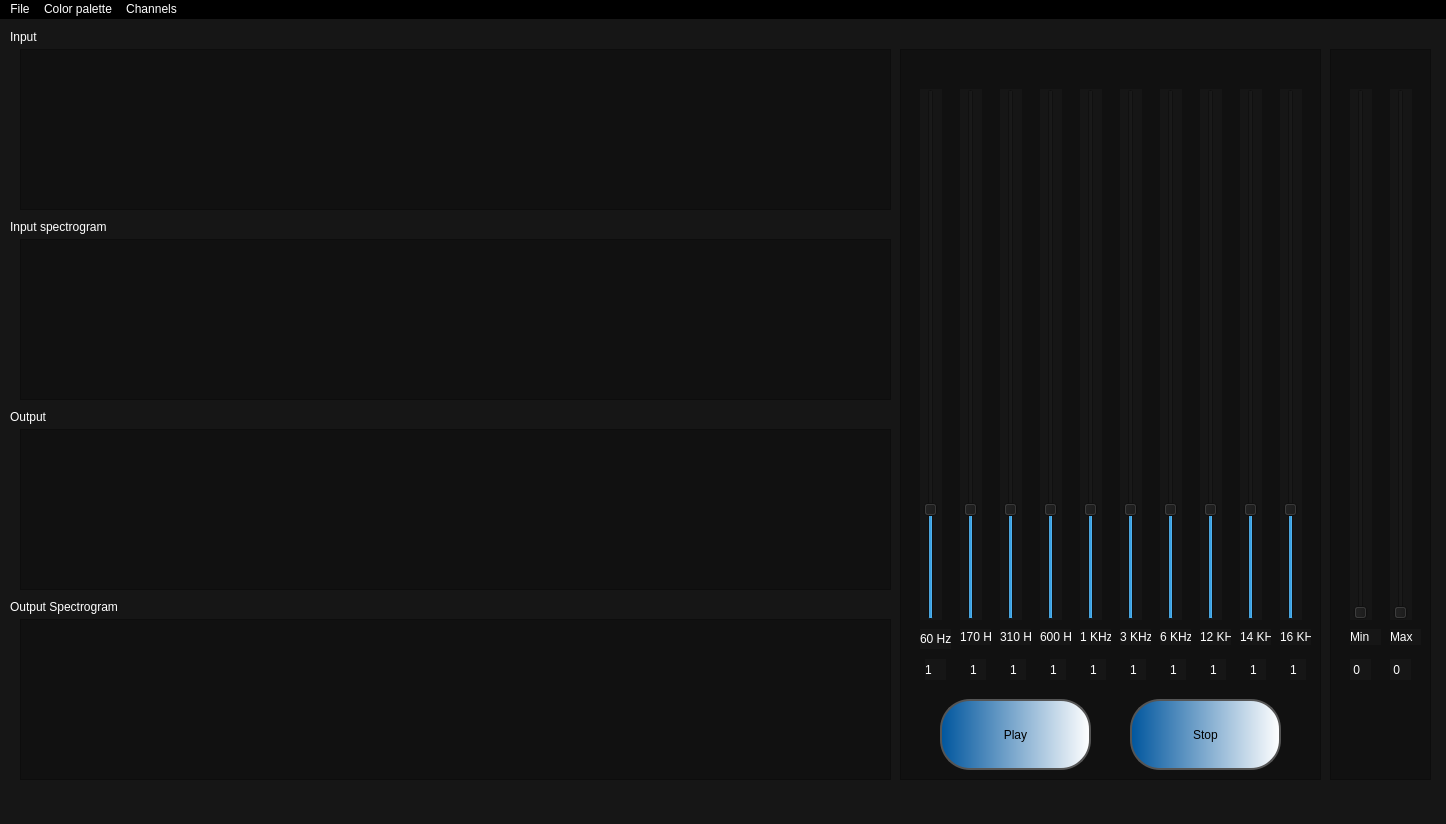
<?xml version="1.0" encoding="UTF-8"?>
<ui version="4.0">
 <class>MainWindow</class>
 <widget class="QMainWindow" name="MainWindow">
  <property name="geometry">
   <rect>
    <x>0</x>
    <y>0</y>
    <width>1446</width>
    <height>824</height>
   </rect>
  </property>
  <property name="mouseTracking">
   <bool>true</bool>
  </property>
  <property name="windowTitle">
   <string>Equalizer</string>
  </property>
  <property name="accessibleName">
   <string/>
  </property>
  <property name="autoFillBackground">
   <bool>false</bool>
  </property>
  <property name="styleSheet">
   <string notr="true">background-color: rgb(22, 22, 22);
color: rgb(255, 255, 255);
</string>
  </property>
  <property name="unifiedTitleAndToolBarOnMac">
   <bool>false</bool>
  </property>
  <widget class="QWidget" name="centralwidget">
   <widget class="PlotWidget" name="InputSignal">
    <property name="geometry">
     <rect>
      <x>20</x>
      <y>30</y>
      <width>871</width>
      <height>161</height>
     </rect>
    </property>
    <property name="styleSheet">
     <string notr="true">background-color: rgb(17, 17, 17);</string>
    </property>
   </widget>
   <widget class="PlotWidget" name="InputSpectro">
    <property name="geometry">
     <rect>
      <x>20</x>
      <y>220</y>
      <width>871</width>
      <height>161</height>
     </rect>
    </property>
    <property name="styleSheet">
     <string notr="true">background-color: rgb(17, 17, 17);</string>
    </property>
   </widget>
   <widget class="PlotWidget" name="OutputSignal">
    <property name="geometry">
     <rect>
      <x>20</x>
      <y>410</y>
      <width>871</width>
      <height>161</height>
     </rect>
    </property>
    <property name="styleSheet">
     <string notr="true">background-color: rgb(17, 17, 17);</string>
    </property>
   </widget>
   <widget class="PlotWidget" name="OutputSpectro">
    <property name="geometry">
     <rect>
      <x>20</x>
      <y>600</y>
      <width>871</width>
      <height>161</height>
     </rect>
    </property>
    <property name="styleSheet">
     <string notr="true">background-color: rgb(17, 17, 17);</string>
    </property>
   </widget>
   <widget class="QLabel" name="input_label">
    <property name="geometry">
     <rect>
      <x>10</x>
      <y>10</y>
      <width>81</width>
      <height>16</height>
     </rect>
    </property>
    <property name="styleSheet">
     <string notr="true">color: rgb(255, 255, 255);</string>
    </property>
    <property name="text">
     <string>Input</string>
    </property>
   </widget>
   <widget class="QLabel" name="output_label">
    <property name="geometry">
     <rect>
      <x>10</x>
      <y>390</y>
      <width>81</width>
      <height>16</height>
     </rect>
    </property>
    <property name="styleSheet">
     <string notr="true">color: rgb(255, 255, 255);</string>
    </property>
    <property name="text">
     <string>Output</string>
    </property>
   </widget>
   <widget class="QLabel" name="label_3">
    <property name="geometry">
     <rect>
      <x>10</x>
      <y>200</y>
      <width>111</width>
      <height>16</height>
     </rect>
    </property>
    <property name="text">
     <string>Input spectrogram</string>
    </property>
   </widget>
   <widget class="QLabel" name="label_4">
    <property name="geometry">
     <rect>
      <x>10</x>
      <y>580</y>
      <width>121</width>
      <height>16</height>
     </rect>
    </property>
    <property name="text">
     <string>Output Spectrogram</string>
    </property>
   </widget>
   <widget class="QColumnView" name="Equalizer_Sliders">
    <property name="geometry">
     <rect>
      <x>900</x>
      <y>30</y>
      <width>421</width>
      <height>731</height>
     </rect>
    </property>
    <property name="styleSheet">
     <string notr="true">border-color: rgb(22, 22, 22);
alternate-background-color: rgb(24, 24, 24);
gridline-color: rgb(0, 0, 0);
border-bottom-color: rgb(22, 22, 22);
background-color: rgb(17, 17, 17);</string>
    </property>
   </widget>
   <widget class="QLabel" name="label_11">
    <property name="geometry">
     <rect>
      <x>1160</x>
      <y>610</y>
      <width>31</width>
      <height>16</height>
     </rect>
    </property>
    <property name="styleSheet">
     <string notr="true">font: 6pt &quot;MS Shell Dlg 2&quot;;</string>
    </property>
    <property name="text">
     <string>6 KHz</string>
    </property>
   </widget>
   <widget class="QLabel" name="label_25">
    <property name="geometry">
     <rect>
      <x>1250</x>
      <y>640</y>
      <width>16</width>
      <height>21</height>
     </rect>
    </property>
    <property name="text">
     <string>1</string>
    </property>
   </widget>
   <widget class="QLabel" name="label_15">
    <property name="geometry">
     <rect>
      <x>925</x>
      <y>640</y>
      <width>21</width>
      <height>21</height>
     </rect>
    </property>
    <property name="text">
     <string>1</string>
    </property>
   </widget>
   <widget class="QLabel" name="label_26">
    <property name="geometry">
     <rect>
      <x>1290</x>
      <y>640</y>
      <width>16</width>
      <height>21</height>
     </rect>
    </property>
    <property name="text">
     <string>1</string>
    </property>
   </widget>
   <widget class="QLabel" name="label_18">
    <property name="geometry">
     <rect>
      <x>1050</x>
      <y>640</y>
      <width>16</width>
      <height>21</height>
     </rect>
    </property>
    <property name="text">
     <string>1</string>
    </property>
   </widget>
   <widget class="QPushButton" name="Stop_Button">
    <property name="enabled">
     <bool>true</bool>
    </property>
    <property name="geometry">
     <rect>
      <x>1130</x>
      <y>680</y>
      <width>151</width>
      <height>71</height>
     </rect>
    </property>
    <property name="styleSheet">
     <string notr="true">background-color: qlineargradient(spread:pad, x1:0, y1:0, x2:1, y2:0, stop:0 rgba(0, 86, 158, 255), stop:1 rgba(255, 255, 255, 255));
color: rgb(0, 0, 0);
font: 63 14pt &quot;Yu Gothic UI Semibold&quot;;
border: 2px solid #555;
border-radius: 30px;
</string>
    </property>
    <property name="text">
     <string>Stop</string>
    </property>
    <property name="shortcut">
     <string>Alt+S</string>
    </property>
   </widget>
   <widget class="QLabel" name="label_23">
    <property name="geometry">
     <rect>
      <x>1210</x>
      <y>640</y>
      <width>16</width>
      <height>21</height>
     </rect>
    </property>
    <property name="text">
     <string>1</string>
    </property>
   </widget>
   <widget class="QSlider" name="Slider_4">
    <property name="geometry">
     <rect>
      <x>1040</x>
      <y>70</y>
      <width>22</width>
      <height>531</height>
     </rect>
    </property>
    <property name="maximum">
     <number>5</number>
    </property>
    <property name="value">
     <number>1</number>
    </property>
    <property name="orientation">
     <enum>Qt::Vertical</enum>
    </property>
   </widget>
   <widget class="QLabel" name="label_12">
    <property name="geometry">
     <rect>
      <x>1200</x>
      <y>610</y>
      <width>31</width>
      <height>16</height>
     </rect>
    </property>
    <property name="styleSheet">
     <string notr="true">font: 6pt &quot;MS Shell Dlg 2&quot;;</string>
    </property>
    <property name="text">
     <string>12 KHz</string>
    </property>
   </widget>
   <widget class="QLabel" name="label_20">
    <property name="geometry">
     <rect>
      <x>1130</x>
      <y>640</y>
      <width>16</width>
      <height>21</height>
     </rect>
    </property>
    <property name="text">
     <string>1</string>
    </property>
   </widget>
   <widget class="QLabel" name="label_10">
    <property name="geometry">
     <rect>
      <x>1120</x>
      <y>610</y>
      <width>31</width>
      <height>16</height>
     </rect>
    </property>
    <property name="styleSheet">
     <string notr="true">font: 6pt &quot;MS Shell Dlg 2&quot;;</string>
    </property>
    <property name="text">
     <string>3 KHz</string>
    </property>
   </widget>
   <widget class="QPushButton" name="Play_Button">
    <property name="enabled">
     <bool>true</bool>
    </property>
    <property name="geometry">
     <rect>
      <x>940</x>
      <y>680</y>
      <width>151</width>
      <height>71</height>
     </rect>
    </property>
    <property name="styleSheet">
     <string notr="true">background-color: qlineargradient(spread:pad, x1:0, y1:0, x2:1, y2:0, stop:0 rgba(0, 86, 158, 255), stop:1 rgba(255, 255, 255, 255));
color: rgb(0, 0, 0);
font: 63 14pt &quot;Yu Gothic UI Semibold&quot;;
border: 2px solid #555;
border-radius: 30px;</string>
    </property>
    <property name="text">
     <string>Play</string>
    </property>
    <property name="shortcut">
     <string>Alt+P</string>
    </property>
   </widget>
   <widget class="QLabel" name="label_14">
    <property name="geometry">
     <rect>
      <x>1280</x>
      <y>610</y>
      <width>31</width>
      <height>16</height>
     </rect>
    </property>
    <property name="styleSheet">
     <string notr="true">font: 6pt &quot;MS Shell Dlg 2&quot;;</string>
    </property>
    <property name="text">
     <string>16 KHz</string>
    </property>
   </widget>
   <widget class="QLabel" name="label_6">
    <property name="geometry">
     <rect>
      <x>960</x>
      <y>610</y>
      <width>31</width>
      <height>16</height>
     </rect>
    </property>
    <property name="styleSheet">
     <string notr="true">font: 6pt &quot;MS Shell Dlg 2&quot;;</string>
    </property>
    <property name="text">
     <string>170 Hz</string>
    </property>
   </widget>
   <widget class="QSlider" name="Slider_1">
    <property name="geometry">
     <rect>
      <x>920</x>
      <y>70</y>
      <width>22</width>
      <height>531</height>
     </rect>
    </property>
    <property name="maximum">
     <number>5</number>
    </property>
    <property name="value">
     <number>1</number>
    </property>
    <property name="orientation">
     <enum>Qt::Vertical</enum>
    </property>
    <property name="tickInterval">
     <number>0</number>
    </property>
   </widget>
   <widget class="QLabel" name="label_5">
    <property name="geometry">
     <rect>
      <x>920</x>
      <y>610</y>
      <width>31</width>
      <height>20</height>
     </rect>
    </property>
    <property name="styleSheet">
     <string notr="true">
font: 6pt &quot;MS Shell Dlg 2&quot;;</string>
    </property>
    <property name="text">
     <string>60 Hz</string>
    </property>
   </widget>
   <widget class="QLabel" name="label_9">
    <property name="geometry">
     <rect>
      <x>1080</x>
      <y>610</y>
      <width>31</width>
      <height>16</height>
     </rect>
    </property>
    <property name="styleSheet">
     <string notr="true">font: 6pt &quot;MS Shell Dlg 2&quot;;</string>
    </property>
    <property name="text">
     <string>1 KHz</string>
    </property>
   </widget>
   <widget class="QSlider" name="Slider_7">
    <property name="geometry">
     <rect>
      <x>1160</x>
      <y>70</y>
      <width>22</width>
      <height>531</height>
     </rect>
    </property>
    <property name="maximum">
     <number>5</number>
    </property>
    <property name="value">
     <number>1</number>
    </property>
    <property name="orientation">
     <enum>Qt::Vertical</enum>
    </property>
   </widget>
   <widget class="QSlider" name="Slider_9">
    <property name="geometry">
     <rect>
      <x>1240</x>
      <y>70</y>
      <width>22</width>
      <height>531</height>
     </rect>
    </property>
    <property name="maximum">
     <number>5</number>
    </property>
    <property name="value">
     <number>1</number>
    </property>
    <property name="orientation">
     <enum>Qt::Vertical</enum>
    </property>
   </widget>
   <widget class="QSlider" name="Slider_2">
    <property name="geometry">
     <rect>
      <x>960</x>
      <y>70</y>
      <width>22</width>
      <height>531</height>
     </rect>
    </property>
    <property name="maximum">
     <number>5</number>
    </property>
    <property name="value">
     <number>1</number>
    </property>
    <property name="orientation">
     <enum>Qt::Vertical</enum>
    </property>
   </widget>
   <widget class="QSlider" name="Slider_6">
    <property name="geometry">
     <rect>
      <x>1120</x>
      <y>70</y>
      <width>22</width>
      <height>531</height>
     </rect>
    </property>
    <property name="maximum">
     <number>5</number>
    </property>
    <property name="value">
     <number>1</number>
    </property>
    <property name="orientation">
     <enum>Qt::Vertical</enum>
    </property>
   </widget>
   <widget class="QSlider" name="Slider_10">
    <property name="geometry">
     <rect>
      <x>1280</x>
      <y>70</y>
      <width>22</width>
      <height>531</height>
     </rect>
    </property>
    <property name="maximum">
     <number>5</number>
    </property>
    <property name="value">
     <number>1</number>
    </property>
    <property name="orientation">
     <enum>Qt::Vertical</enum>
    </property>
   </widget>
   <widget class="QLabel" name="label_8">
    <property name="geometry">
     <rect>
      <x>1040</x>
      <y>610</y>
      <width>31</width>
      <height>16</height>
     </rect>
    </property>
    <property name="styleSheet">
     <string notr="true">font: 6pt &quot;MS Shell Dlg 2&quot;;</string>
    </property>
    <property name="text">
     <string>600 Hz</string>
    </property>
   </widget>
   <widget class="QSlider" name="Slider_8">
    <property name="geometry">
     <rect>
      <x>1200</x>
      <y>70</y>
      <width>22</width>
      <height>531</height>
     </rect>
    </property>
    <property name="maximum">
     <number>5</number>
    </property>
    <property name="value">
     <number>1</number>
    </property>
    <property name="orientation">
     <enum>Qt::Vertical</enum>
    </property>
   </widget>
   <widget class="QLabel" name="label_16">
    <property name="geometry">
     <rect>
      <x>970</x>
      <y>640</y>
      <width>16</width>
      <height>21</height>
     </rect>
    </property>
    <property name="text">
     <string>1</string>
    </property>
   </widget>
   <widget class="QLabel" name="label_19">
    <property name="geometry">
     <rect>
      <x>1090</x>
      <y>640</y>
      <width>16</width>
      <height>21</height>
     </rect>
    </property>
    <property name="text">
     <string>1</string>
    </property>
   </widget>
   <widget class="QLabel" name="label_13">
    <property name="geometry">
     <rect>
      <x>1240</x>
      <y>610</y>
      <width>31</width>
      <height>16</height>
     </rect>
    </property>
    <property name="styleSheet">
     <string notr="true">font: 6pt &quot;MS Shell Dlg 2&quot;;</string>
    </property>
    <property name="text">
     <string>14 KHz</string>
    </property>
   </widget>
   <widget class="QLabel" name="label_7">
    <property name="geometry">
     <rect>
      <x>1000</x>
      <y>610</y>
      <width>31</width>
      <height>16</height>
     </rect>
    </property>
    <property name="styleSheet">
     <string notr="true">font: 6pt &quot;MS Shell Dlg 2&quot;;
color: rgb(255, 255, 255);</string>
    </property>
    <property name="text">
     <string>310 Hz</string>
    </property>
   </widget>
   <widget class="QSlider" name="Slider_5">
    <property name="geometry">
     <rect>
      <x>1080</x>
      <y>70</y>
      <width>22</width>
      <height>531</height>
     </rect>
    </property>
    <property name="maximum">
     <number>5</number>
    </property>
    <property name="value">
     <number>1</number>
    </property>
    <property name="orientation">
     <enum>Qt::Vertical</enum>
    </property>
   </widget>
   <widget class="QLabel" name="label_17">
    <property name="geometry">
     <rect>
      <x>1010</x>
      <y>640</y>
      <width>16</width>
      <height>21</height>
     </rect>
    </property>
    <property name="text">
     <string>1</string>
    </property>
   </widget>
   <widget class="QSlider" name="Slider_3">
    <property name="geometry">
     <rect>
      <x>1000</x>
      <y>70</y>
      <width>22</width>
      <height>531</height>
     </rect>
    </property>
    <property name="styleSheet">
     <string notr="true">color: qlineargradient(spread:pad, x1:0, y1:0, x2:1, y2:0, stop:0 rgba(0, 86, 158, 255), stop:1 rgba(255, 255, 255, 255));</string>
    </property>
    <property name="maximum">
     <number>5</number>
    </property>
    <property name="value">
     <number>1</number>
    </property>
    <property name="orientation">
     <enum>Qt::Vertical</enum>
    </property>
   </widget>
   <widget class="QLabel" name="label_22">
    <property name="geometry">
     <rect>
      <x>1170</x>
      <y>640</y>
      <width>16</width>
      <height>21</height>
     </rect>
    </property>
    <property name="text">
     <string>1</string>
    </property>
   </widget>
   <widget class="QColumnView" name="Specgram_Sliders">
    <property name="geometry">
     <rect>
      <x>1330</x>
      <y>30</y>
      <width>101</width>
      <height>731</height>
     </rect>
    </property>
    <property name="styleSheet">
     <string notr="true">background-color: rgb(17, 17, 17);</string>
    </property>
   </widget>
   <widget class="QSlider" name="Slider_11">
    <property name="geometry">
     <rect>
      <x>1350</x>
      <y>70</y>
      <width>22</width>
      <height>531</height>
     </rect>
    </property>
    <property name="maximum">
     <number>5</number>
    </property>
    <property name="value">
     <number>0</number>
    </property>
    <property name="orientation">
     <enum>Qt::Vertical</enum>
    </property>
   </widget>
   <widget class="QLabel" name="label_24">
    <property name="geometry">
     <rect>
      <x>1390</x>
      <y>610</y>
      <width>31</width>
      <height>16</height>
     </rect>
    </property>
    <property name="styleSheet">
     <string notr="true">font: 6pt &quot;MS Shell Dlg 2&quot;;</string>
    </property>
    <property name="text">
     <string>Max</string>
    </property>
   </widget>
   <widget class="QSlider" name="Slider_12">
    <property name="geometry">
     <rect>
      <x>1390</x>
      <y>70</y>
      <width>22</width>
      <height>531</height>
     </rect>
    </property>
    <property name="maximum">
     <number>5</number>
    </property>
    <property name="value">
     <number>0</number>
    </property>
    <property name="orientation">
     <enum>Qt::Vertical</enum>
    </property>
   </widget>
   <widget class="QLabel" name="label_21">
    <property name="geometry">
     <rect>
      <x>1350</x>
      <y>610</y>
      <width>31</width>
      <height>16</height>
     </rect>
    </property>
    <property name="styleSheet">
     <string notr="true">font: 6pt &quot;MS Shell Dlg 2&quot;;</string>
    </property>
    <property name="text">
     <string>Min</string>
    </property>
   </widget>
   <widget class="QLabel" name="label_27">
    <property name="geometry">
     <rect>
      <x>1350</x>
      <y>640</y>
      <width>21</width>
      <height>21</height>
     </rect>
    </property>
    <property name="text">
     <string> 0</string>
    </property>
   </widget>
   <widget class="QLabel" name="label_28">
    <property name="geometry">
     <rect>
      <x>1390</x>
      <y>640</y>
      <width>21</width>
      <height>21</height>
     </rect>
    </property>
    <property name="text">
     <string> 0</string>
    </property>
   </widget>
  </widget>
  <widget class="QMenuBar" name="menubar">
   <property name="geometry">
    <rect>
     <x>0</x>
     <y>0</y>
     <width>1446</width>
     <height>22</height>
    </rect>
   </property>
   <property name="styleSheet">
    <string notr="true">background-color: rgb(0, 0, 0);
alternate-background-color: rgb(74, 74, 74);</string>
   </property>
   <widget class="QMenu" name="menufile">
    <property name="styleSheet">
     <string notr="true">color: rgb(255, 255, 255);
background-color: rgb(80, 80, 80);</string>
    </property>
    <property name="title">
     <string>File</string>
    </property>
    <addaction name="actionOpen"/>
    <addaction name="actionOpen_2"/>
    <addaction name="actionSave"/>
    <addaction name="actionClose"/>
   </widget>
   <widget class="QMenu" name="menuColor_palette">
    <property name="styleSheet">
     <string notr="true">color: rgb(255, 255, 255);
background-color: rgb(80, 80, 80);</string>
    </property>
    <property name="title">
     <string>Color palette</string>
    </property>
    <addaction name="Palette_1"/>
    <addaction name="Palette_2"/>
    <addaction name="Palette_3"/>
    <addaction name="Palette_4"/>
    <addaction name="Palette_5"/>
   </widget>
   <widget class="QMenu" name="menuChannels">
    <property name="title">
     <string>Channels</string>
    </property>
    <addaction name="Channel1"/>
    <addaction name="Channel2"/>
   </widget>
   <addaction name="menufile"/>
   <addaction name="menuColor_palette"/>
   <addaction name="menuChannels"/>
  </widget>
  <widget class="QStatusBar" name="statusbar"/>
  <action name="actionOpen">
   <property name="text">
    <string>New Tab</string>
   </property>
   <property name="shortcut">
    <string>Ctrl+N</string>
   </property>
  </action>
  <action name="actionOpen_2">
   <property name="text">
    <string>Open</string>
   </property>
   <property name="shortcut">
    <string>Ctrl+O</string>
   </property>
  </action>
  <action name="actionSave">
   <property name="text">
    <string>Save</string>
   </property>
   <property name="shortcut">
    <string>Ctrl+S</string>
   </property>
  </action>
  <action name="actionClose">
   <property name="text">
    <string>Close</string>
   </property>
   <property name="shortcut">
    <string>Ctrl+C</string>
   </property>
  </action>
  <action name="Palette_1">
   <property name="text">
    <string>Palette 1</string>
   </property>
   <property name="shortcut">
    <string>Alt+1</string>
   </property>
  </action>
  <action name="Palette_2">
   <property name="text">
    <string>Palette 2</string>
   </property>
   <property name="shortcut">
    <string>Alt+2</string>
   </property>
  </action>
  <action name="Palette_3">
   <property name="text">
    <string>Palette 3</string>
   </property>
   <property name="shortcut">
    <string>Alt+3</string>
   </property>
  </action>
  <action name="Palette_4">
   <property name="text">
    <string>Palette 4</string>
   </property>
   <property name="shortcut">
    <string>Alt+4</string>
   </property>
  </action>
  <action name="Palette_5">
   <property name="text">
    <string>Palette 5</string>
   </property>
   <property name="shortcut">
    <string>Alt+5</string>
   </property>
  </action>
  <action name="Channel1">
   <property name="text">
    <string>Channel1</string>
   </property>
   <property name="shortcut">
    <string>Ctrl+1</string>
   </property>
  </action>
  <action name="Channel2">
   <property name="text">
    <string>Channel2</string>
   </property>
   <property name="shortcut">
    <string>Ctrl+2</string>
   </property>
  </action>
 </widget>
 <customwidgets>
  <customwidget>
   <class>PlotWidget</class>
   <extends>QGraphicsView</extends>
   <header>pyqtgraph</header>
  </customwidget>
 </customwidgets>
 <resources/>
 <connections>
  <connection>
   <sender>Slider_11</sender>
   <signal>valueChanged(int)</signal>
   <receiver>label_27</receiver>
   <slot>setNum(int)</slot>
   <hints>
    <hint type="sourcelabel">
     <x>1365</x>
     <y>621</y>
    </hint>
    <hint type="destinationlabel">
     <x>1360</x>
     <y>682</y>
    </hint>
   </hints>
  </connection>
  <connection>
   <sender>Slider_12</sender>
   <signal>valueChanged(int)</signal>
   <receiver>label_28</receiver>
   <slot>setNum(int)</slot>
   <hints>
    <hint type="sourcelabel">
     <x>1400</x>
     <y>622</y>
    </hint>
    <hint type="destinationlabel">
     <x>1399</x>
     <y>680</y>
    </hint>
   </hints>
  </connection>
  <connection>
   <sender>Slider_1</sender>
   <signal>valueChanged(int)</signal>
   <receiver>label_15</receiver>
   <slot>setNum(int)</slot>
   <hints>
    <hint type="sourcelabel">
     <x>935</x>
     <y>604</y>
    </hint>
    <hint type="destinationlabel">
     <x>933</x>
     <y>672</y>
    </hint>
   </hints>
  </connection>
  <connection>
   <sender>Slider_2</sender>
   <signal>valueChanged(int)</signal>
   <receiver>label_16</receiver>
   <slot>setNum(int)</slot>
   <hints>
    <hint type="sourcelabel">
     <x>968</x>
     <y>607</y>
    </hint>
    <hint type="destinationlabel">
     <x>981</x>
     <y>680</y>
    </hint>
   </hints>
  </connection>
  <connection>
   <sender>Slider_3</sender>
   <signal>valueChanged(int)</signal>
   <receiver>label_17</receiver>
   <slot>setNum(int)</slot>
   <hints>
    <hint type="sourcelabel">
     <x>1018</x>
     <y>600</y>
    </hint>
    <hint type="destinationlabel">
     <x>1019</x>
     <y>668</y>
    </hint>
   </hints>
  </connection>
  <connection>
   <sender>Slider_4</sender>
   <signal>valueChanged(int)</signal>
   <receiver>label_18</receiver>
   <slot>setNum(int)</slot>
   <hints>
    <hint type="sourcelabel">
     <x>1059</x>
     <y>602</y>
    </hint>
    <hint type="destinationlabel">
     <x>1057</x>
     <y>673</y>
    </hint>
   </hints>
  </connection>
  <connection>
   <sender>Slider_5</sender>
   <signal>valueChanged(int)</signal>
   <receiver>label_19</receiver>
   <slot>setNum(int)</slot>
   <hints>
    <hint type="sourcelabel">
     <x>1095</x>
     <y>550</y>
    </hint>
    <hint type="destinationlabel">
     <x>1093</x>
     <y>668</y>
    </hint>
   </hints>
  </connection>
  <connection>
   <sender>Slider_6</sender>
   <signal>valueChanged(int)</signal>
   <receiver>label_20</receiver>
   <slot>setNum(int)</slot>
   <hints>
    <hint type="sourcelabel">
     <x>1126</x>
     <y>536</y>
    </hint>
    <hint type="destinationlabel">
     <x>1131</x>
     <y>675</y>
    </hint>
   </hints>
  </connection>
  <connection>
   <sender>Slider_7</sender>
   <signal>valueChanged(int)</signal>
   <receiver>label_22</receiver>
   <slot>setNum(int)</slot>
   <hints>
    <hint type="sourcelabel">
     <x>1163</x>
     <y>545</y>
    </hint>
    <hint type="destinationlabel">
     <x>1175</x>
     <y>667</y>
    </hint>
   </hints>
  </connection>
  <connection>
   <sender>Slider_8</sender>
   <signal>valueChanged(int)</signal>
   <receiver>label_23</receiver>
   <slot>setNum(int)</slot>
   <hints>
    <hint type="sourcelabel">
     <x>1210</x>
     <y>525</y>
    </hint>
    <hint type="destinationlabel">
     <x>1223</x>
     <y>666</y>
    </hint>
   </hints>
  </connection>
  <connection>
   <sender>Slider_9</sender>
   <signal>valueChanged(int)</signal>
   <receiver>label_25</receiver>
   <slot>setNum(int)</slot>
   <hints>
    <hint type="sourcelabel">
     <x>1249</x>
     <y>564</y>
    </hint>
    <hint type="destinationlabel">
     <x>1254</x>
     <y>673</y>
    </hint>
   </hints>
  </connection>
  <connection>
   <sender>Slider_10</sender>
   <signal>valueChanged(int)</signal>
   <receiver>label_26</receiver>
   <slot>setNum(int)</slot>
   <hints>
    <hint type="sourcelabel">
     <x>1289</x>
     <y>604</y>
    </hint>
    <hint type="destinationlabel">
     <x>1301</x>
     <y>671</y>
    </hint>
   </hints>
  </connection>
 </connections>
</ui>
